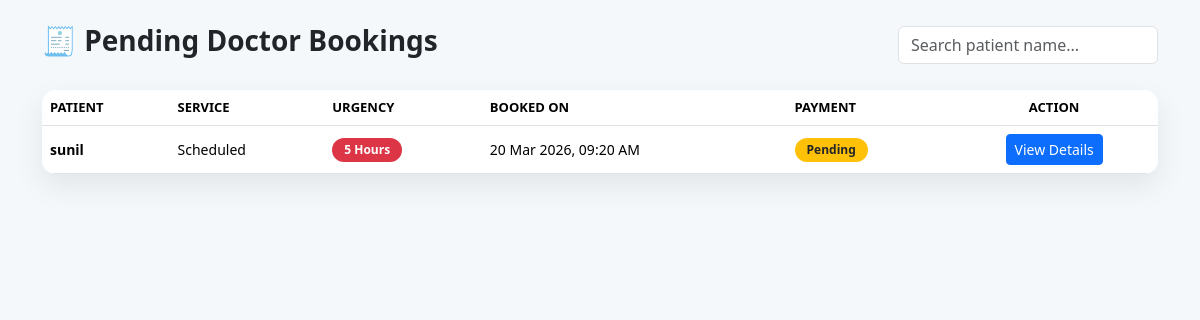
Screenshot of /admin-panel/bookings/ (signed in) with the database file from the repository.
### app/models.py (models this page shows, shortened)
class DoctorBooking(models.Model):
    SERVICE_CHOICES = [
        ('Emergency', 'Emergency'),
        ('Non-Emergency', 'Non-Emergency'),
        ('Scheduled', 'Scheduled'),
    ]
    URGENCY_CHOICES = [
        ('Emergency', 'Immediate Emergency'),
        ('2 Hours', 'Within 2 Hours'),
        ('5 Hours', 'Within 5 Hours'),
        ('24 Hours', 'Within 24 Hours'),
    ]
    STATUS_CHOICES = [
        ('Pending', 'Pending'),
        ('Assigned', 'Assigned'),
        ('Accepted', 'Accepted'),
        ('Completed', 'Completed'),
    ]
    PAYMENT_METHOD_CHOICES = [
        ('COD', 'Cash on Visit'),
        ('QR', 'QR Payment'),
    ]
    PAYMENT_STATUS_CHOICES = [
        ('Pending', 'Pending'),
        ('Paid', 'Paid'),
        ('Not Paid', 'Not Paid'),
    ]
    user = models.ForeignKey(User, on_delete=models.CASCADE)
    assigned_doctor = models.ForeignKey(
        User,
        on_delete=models.SET_NULL,
        null=True,
        blank=True,
        related_name="doctor_bookings"
    )
    patient_name = models.CharField(max_length=100)
    mobile = models.CharField(max_length=15)
    age = models.PositiveIntegerField()
    gender = models.CharField(max_length=10)
    medical_concern = models.TextField()
    service_type = models.CharField(max_length=20, choices=SERVICE_CHOICES)
    urgency = models.CharField(max_length=20, choices=URGENCY_CHOICES)
    status = models.CharField(
        max_length=20,
        choices=STATUS_CHOICES,
        default='Pending'
    )
    created_at = models.DateTimeField(auto_now_add=True)
    address = models.TextField(help_text="Patient full address")
    latitude = models.DecimalField(
        max_digits=9,
        decimal_places=6,
        null=True,
        blank=True
    )
    longitude = models.DecimalField(
        max_digits=9,
        decimal_places=6,
        null=True,
        blank=True
    )
    LOCATION_SOURCE_CHOICES = [
        ("GPS", "GPS"),
        ("MANUAL", "Manual"),
    ]
    location_source = models.CharField(
        max_length=30,
        choices=LOCATION_SOURCE_CHOICES,
        default="MANUAL"
    )
    payment_method = models.CharField(
        max_length=10,
        choices=PAYMENT_METHOD_CHOICES,
        default='COD'
    )
    payment_status = models.CharField(
        max_length=15,
        choices=PAYMENT_STATUS_CHOICES,
        default='Pending'
    )
    payment_amount = models.PositiveIntegerField(default=499)
    created_at = models.DateTimeField(auto_now_add=True)

### app/views.py (the view)
@staff_member_required
def admin_booking_list(request):
    bookings = DoctorBooking.objects.filter(
        status="Pending"
    ).order_by("-created_at")
    return render(request, "admin/booking_list.html", {
        "bookings": bookings
    })

### app/templates/admin/booking_list.html (shortened to what this page needs)
<!DOCTYPE html>
<html lang="en">
<head>
  <link href="https://cdn.jsdelivr.net/npm/bootstrap@5.3.2/dist/css/bootstrap.min.css" rel="stylesheet">
</head>
<body>
{% load static %}
<div class="container py-4">
  <div class="d-flex justify-content-between align-items-center mb-4">
    <h3 class="page-title">🧾 Pending Doctor Bookings</h3>
    <input type="text" id="searchInput" class="form-control search-box"
           placeholder="Search patient name...">
  </div>
  {% if bookings %}
  <div class="table-responsive table-card">
    <table class="table table-hover align-middle mb-0" id="bookingTable">
      <thead>
        <tr>
          <th>Patient</th>
          <th>Service</th>
          <th>Urgency</th>
          <th>Booked On</th>
          <th>Payment</th>
          <th class="text-center">Action</th>
        </tr>
      </thead>
      <tbody>
        {% for booking in bookings %}
        <tr>
          <td class="fw-semibold">{{ booking.patient_name }}</td>
          <td>{{ booking.service_type }}</td>
          <td>
            <span class="badge bg-danger">{{ booking.urgency }}</span>
          </td>
          <td>{{ booking.created_at|date:"d M Y, h:i A" }}</td>
          <td>
  {% if booking.payment_status == "Paid" %}
    <span class="badge bg-success">Paid</span>
  {% elif booking.payment_status == "Not Paid" %}
    <span class="badge bg-danger">Not Paid</span>
  {% else %}
    <span class="badge bg-warning text-dark">Pending</span>
  {% endif %}
</td>
          <td class="text-center">
            <a href="{% url 'admin_booking_detail' booking.id %}"
               class="btn btn-sm btn-primary">
              View Details
            </a>
          </td>
        </tr>
        {% endfor %}
      </tbody>
    </table>
  </div>
  {% else %}
    <div class="alert alert-success">
      🎉 No pending bookings right now.
    </div>
  {% endif %}
</div>
</body>
</html>

### app/templates/admin/booking_list.html (style rules this page uses)
body { background: #f4f8fb; font-family: "Segoe UI", sans-serif; }
.page-title { font-weight: 700; }
.table-card { background: #fff; border-radius: 14px; box-shadow: 0 12px 30px rgba(0,0,0,0.08); overflow: hidden; animation: fadeIn 0.5s ease; }
table th { background: #f8f9fa; font-size: 13px; text-transform: uppercase; }
table td { font-size: 14px; vertical-align: middle; }
.badge { border-radius: 20px; padding: 6px 12px; font-size: 12px; }
.search-box { max-width: 260px; }

### rows the page displays
DoctorBooking: patient_name "sunil", service_type "Scheduled", urgency "5 Hours", created_at "20 Mar 2026, 09:20 AM", payment_status "Pending"
